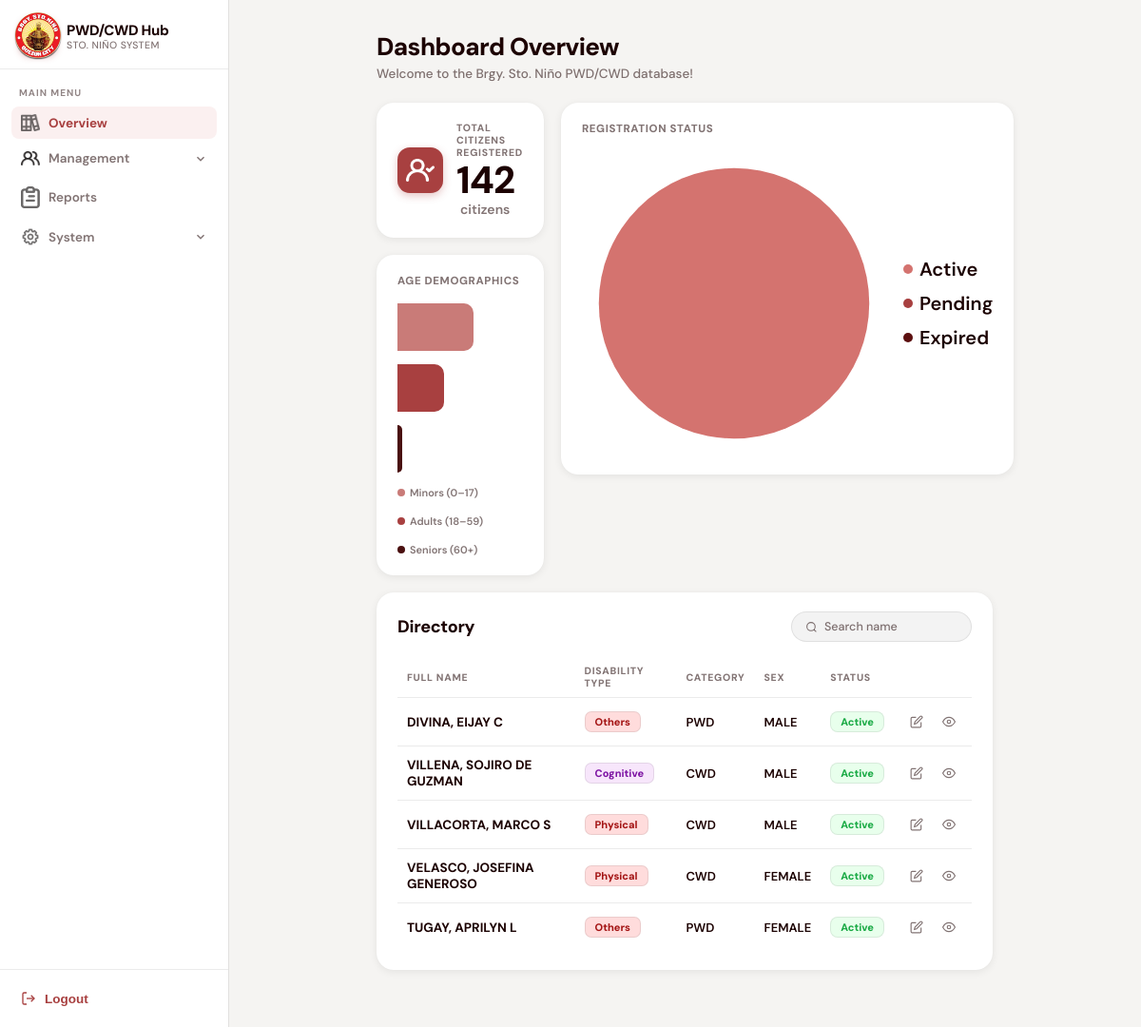
/dashboard.php, run on an earlier commit of the app's database.
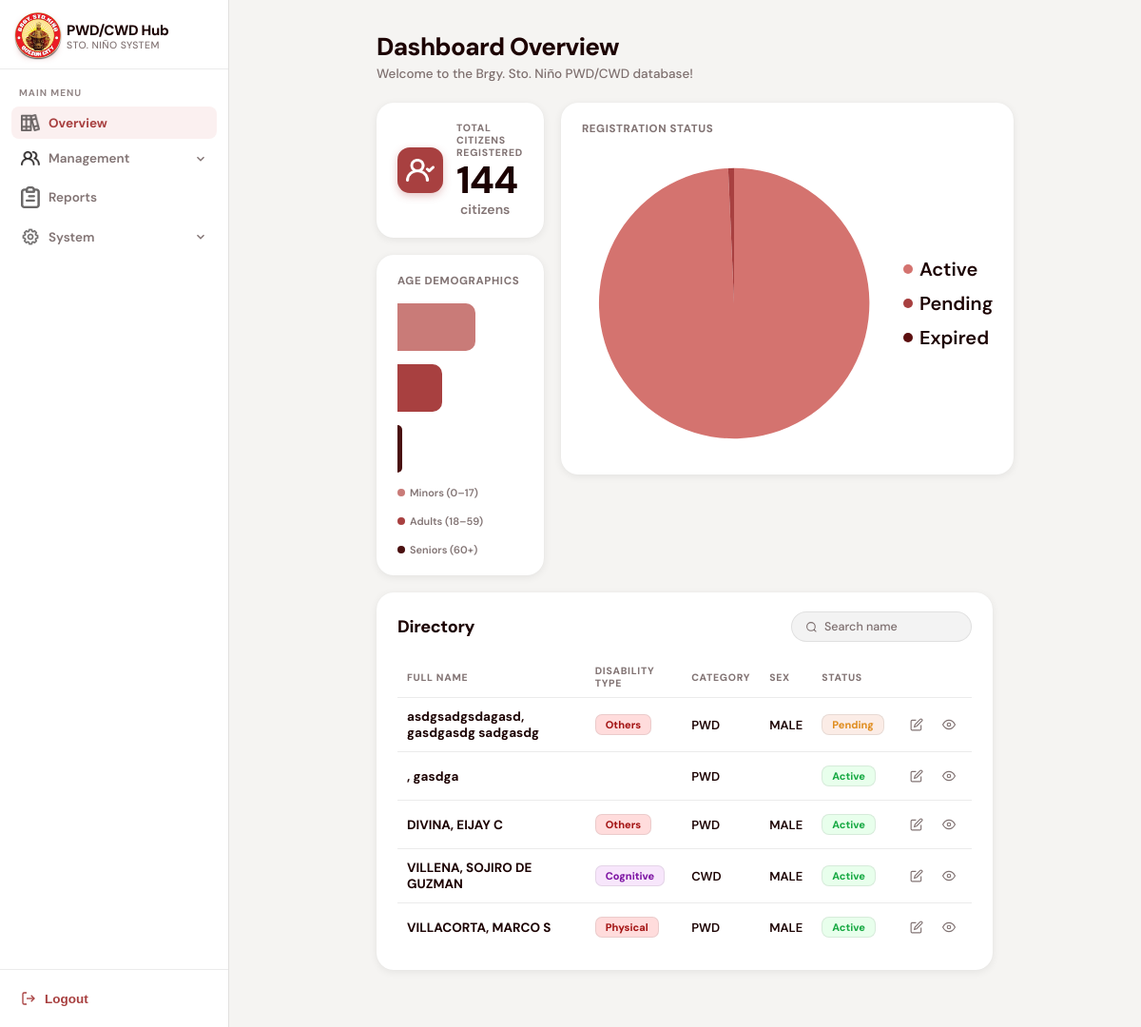
And on a later commit of the database.
### tables this page shows
CREATE TABLE `residents` (
  `ID` int(11) NOT NULL AUTO_INCREMENT,
  `first_name` varchar(255) NOT NULL,
  `middle_name` varchar(255) NOT NULL,
  `last_name` varchar(255) NOT NULL,
  `civil_status` enum('Single','Married','Widowed','Separated') NOT NULL,
  `birthdate` date NOT NULL,
  `age` int(11) NOT NULL,
  `birthplace` varchar(255) NOT NULL,
  `sex` enum('male','female') NOT NULL,
  `address` varchar(255) NOT NULL,
  `contact_num` varchar(255) NOT NULL,
  `emergency_cont` varchar(255) NOT NULL,
  `emergency_cont_num` varchar(255) NOT NULL,
  `emergency_cont_rel` varchar(255) NOT NULL,
  `socials` varchar(255) NOT NULL,
  `disablity_type` enum('Cognitive','Visual','Physical','Auditory','Speech','Psychosocial','Others') NOT NULL,
  `disability_remarks` varchar(255) DEFAULT NULL,
  `resident_type` enum('PWD','CWD') NOT NULL,
  `guardian_name` varchar(255) NOT NULL,
  `guardian_cont_num` varchar(255) NOT NULL,
  `guardian_rel` varchar(255) NOT NULL,
  `father_name` varchar(255) NOT NULL,
  `mother_name` varchar(255) NOT NULL,
  `spouse_name` varchar(255) NOT NULL,
  `pwdid_num` varchar(255) NOT NULL,
  `control_num` varchar(255) NOT NULL,
  `idissue_date` date NOT NULL,
  `idexpiration_date` date NOT NULL,
  `profile` varchar(255) NOT NULL,
  `med_cert` varchar(255) NOT NULL,
  `status` enum('Active','Pending','Expired') DEFAULT 'Pending',
  PRIMARY KEY (`ID`)
);

### func/getDashboardData.php (called while the page is built, shortened)
<?php
require_once("db.php");
$total_result = mysqli_query($conn, "SELECT COUNT(*) as total FROM residents");
$total_row    = mysqli_fetch_assoc($total_result);
$total        = $total_row["total"];
$minors_result  = mysqli_query($conn, "SELECT COUNT(*) as cnt FROM residents WHERE age BETWEEN 0 AND 17");
$minors_count   = mysqli_fetch_assoc($minors_result)["cnt"];
$adults_result  = mysqli_query($conn, "SELECT COUNT(*) as cnt FROM residents WHERE age BETWEEN 18 AND 59");
$adults_count   = mysqli_fetch_assoc($adults_result)["cnt"];
$minors_pct  = $total > 0 ? max(4, round(($minors_count  / $total) * 100)) : 0;
$adults_pct  = $total > 0 ? max(4, round(($adults_count  / $total) * 100)) : 0;
$recent_ids = $_SESSION['recent_views'] ?? [];
$status_order = "'Pending', 'Expired', 'Active'";
if (!empty($recent_ids)) {
    $reversed_recents = array_reverse($recent_ids);
    $id_list = implode(',', array_map('intval', $reversed_recents));
    $query = "SELECT * FROM residents
              ORDER BY
                FIELD(status, $status_order) ASC,
                FIELD(id, $id_list) DESC,
                id DESC";
} else {
    $query = "SELECT * FROM residents
              ORDER BY
                FIELD(status, $status_order) ASC,
                id DESC";
}
$residents_result = mysqli_query($conn, $query);
function badgeClass($type) {
    $map = [
        "cognitive"    => "badge-cognitive",
        "visual"       => "badge-visual",
        "physical"        => "badge-physical",
        "auditory"     => "badge-auditory",
        "speech"       => "badge-speech",
        "psychosocial" => "badge-psycho",
    ];
    $key = strtolower(trim(explode(",", $type)[0]));
    return $map[$key] ?? "badge-physical";
}
?>

### dashboard.php (the view, shortened to what the changed rows need)
<?php require_once("func/getDashboardData.php");
?>
<!DOCTYPE html>
<html lang="en">
<head>
<link rel="stylesheet" href="css/dashboard.css" />
</head>
<body>
<div class="main">
  <h1 class="page-title">Dashboard Overview</h1>
  <div class="chart-row">
    <div class="chart-comb">
      <div class="stat-card">
        <div class="stat-header">
          <div>
            <div>
              <span class="stat-number"><?php echo $total; ?></span>
              <span class="stat-unit">citizens</span>
            </div>
          </div>
        </div>
      </div>
      <div class="chart-card">
        <div class="bar-chart">
          <div class="bar-row">
            <div class="bar-track">
              <div class="bar-fill" style="width:<?php echo $minors_pct; ?>%; background:#C97B78;"></div>
            </div>
          </div>
          <div class="bar-row">
            <div class="bar-track">
              <div class="bar-fill" style="width:<?php echo $adults_pct; ?>%; background:#A84040;"></div>
            </div>
          </div>
        </div>
      </div>
    </div>
    <div class="chart-card">
      <div class="pie-wrap">
        <svg width="320" height="320" viewBox="0 0 180 180">
          <?php if ($total > 0): ?>
            <?php if ($active_count == $total): ?>
              <circle cx="90" cy="90" r="80" fill="#D4736F"/>
            <?php elseif ($pending_count == $total): ?>
              <circle cx="90" cy="90" r="80" fill="#A84040"/>
            <?php elseif ($expired_count == $total): ?>
              <circle cx="90" cy="90" r="80" fill="#5C1010"/>
            <?php else: ?>
              <?php if ($active_count  > 0): ?><path class="pie-slice" d="<?php echo $active_path;  ?>" fill="#D4736F"/><?php endif; ?>
              <?php if ($pending_count > 0): ?><path class="pie-slice" d="<?php echo $pending_path; ?>" fill="#A84040"/><?php endif; ?>
              <?php if ($expired_count > 0): ?><path class="pie-slice" d="<?php echo $expired_path; ?>" fill="#5C1010"/><?php endif; ?>
            <?php endif; ?>
          <?php else: ?>
            <circle cx="90" cy="90" r="80" fill="#eee"/>
          <?php endif; ?>
        </svg>
        <div class="pie-legend">
          <div class="pie-legend-item"><div class="pie-dot" style="background:#D4736F;"></div> Active</div>
          <div class="pie-legend-item"><div class="pie-dot" style="background:#A84040;"></div> Pending</div>
          <div class="pie-legend-item"><div class="pie-dot" style="background:#5C1010;"></div> Expired</div>
        </div>
      </div>
    </div>
  </div>
  <div class="dir-card">
    <table>
      <thead>
        <tr>
          <th>Full Name</th>
          <th>Disability Type</th>
          <th>Category</th>
          <th>Sex</th>
          <th>Status</th>
          <th></th>
        </tr>
      </thead>
      <tbody id="residentTable">
        <?php
        $display_count = 0;
        while ($user = mysqli_fetch_assoc($residents_result)):
          if ($display_count == 5) break;
          $display_count++;
          $full_name = htmlspecialchars(
            $user['last_name'] . ", " . $user['first_name'] . " " . $user['middle_name']
          );
          $disability = htmlspecialchars($user['disablity_type'] ?? '—');
          $category   = htmlspecialchars($user['resident_type'] ?? '—');
          $sex        = htmlspecialchars(strtoupper($user['sex'] ?? '—'));
          $status     = htmlspecialchars($user['status'] ?? 'Pending');
          $status_cls = "status-" . strtolower($status);
        ?>
          <tr>
            <td class="td-name"><?php echo $full_name; ?></td>
            <td>
              <?php
                $types = explode(",", $disability);
                foreach ($types as $t):
                  $t = trim($t);
                  if ($t):
              ?>
                <span class="badge <?php echo badgeClass($t); ?>"><?php echo htmlspecialchars($t); ?></span>
              <?php endif; endforeach; ?>
            </td>
            <td><?php echo $category; ?></td>
            <td><?php echo $sex; ?></td>
            <td><span class="status <?php echo $status_cls; ?>"><?php echo $status; ?></span></td>
            <td>
              <div class="actions">
                <button class="action-btn" title="Edit" onclick="window.location.href='editResident.php?id=<?= $user['ID'] ?>'">
                    <svg width="18" height="18" viewBox="0 0 24 24" fill="none" stroke="currentColor" stroke-width="2"><path d="M11 4H4a2 2 0 0 0-2 2v14a2 2 0 0 0 2 2h14a2 2 0 0 0 2-2v-7"/><path d="M18.5 2.5a2.121 2.121 0 0 1 3 3L12 15l-4 1 1-4 9.5-9.5z"/></svg>
                  </button>
                  <button class="action-btn" title="View" onclick="window.location.href='viewprofile.php?id=<?= $user['ID'] ?>'">
                    <svg width="18" height="18" viewBox="0 0 24 24" fill="none" stroke="currentColor" stroke-width="2"><path d="M1 12s4-8 11-8 11 8 11 8-4 8-11 8-11-8-11-8z"/><circle cx="12" cy="12" r="3"/></svg>
                  </button>
              </div>
            </td>
          </tr>
        <?php endwhile; ?>
      </tbody>
    </table>
  </div>
</div>
</body>
</html>

What changed in the data, as far as the page shows it:
no longer on this page (row edited): residents: full_name "VELASCO, JOSEFINA GENEROSO", disablity_type "Physical", resident_type "CWD", sex "FEMALE", status "Active"
no longer on this page (row edited): residents: full_name "TUGAY, APRILYN L", disablity_type "Others", resident_type "PWD", sex "FEMALE", status "Active"
added residents: full_name "asdgsadgsdagasd, gasdgasdg sadgasdg", disablity_type "Others", resident_type "PWD", sex "MALE", status "Pending"
added residents: full_name ", gasdga", resident_type "PWD", status "Active", shown under "Dashboard Overview"
changed residents "VILLACORTA, MARCO S": resident_type "CWD" → "PWD"
Also different on the page:
$total: "142" → "144"
$minors_pct: 61 → 62 (drawn)
$adults_pct: 37 → 36 (drawn)
